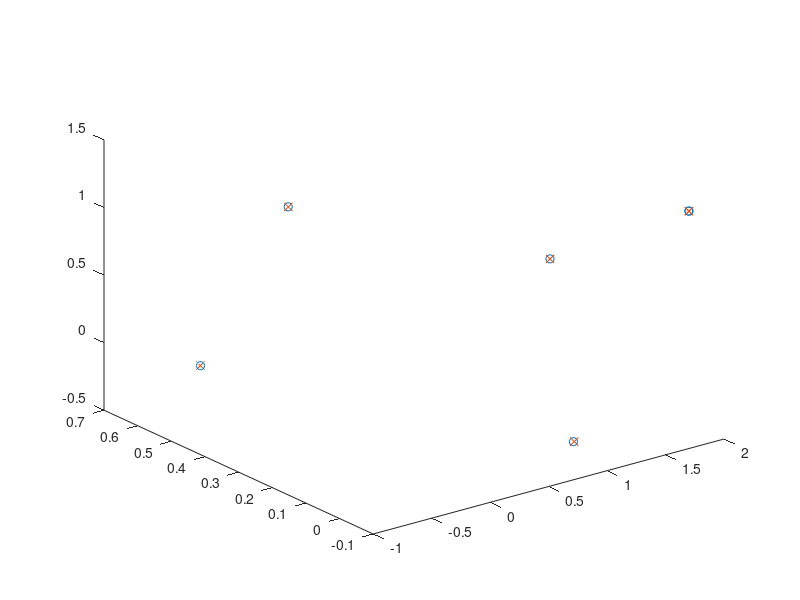
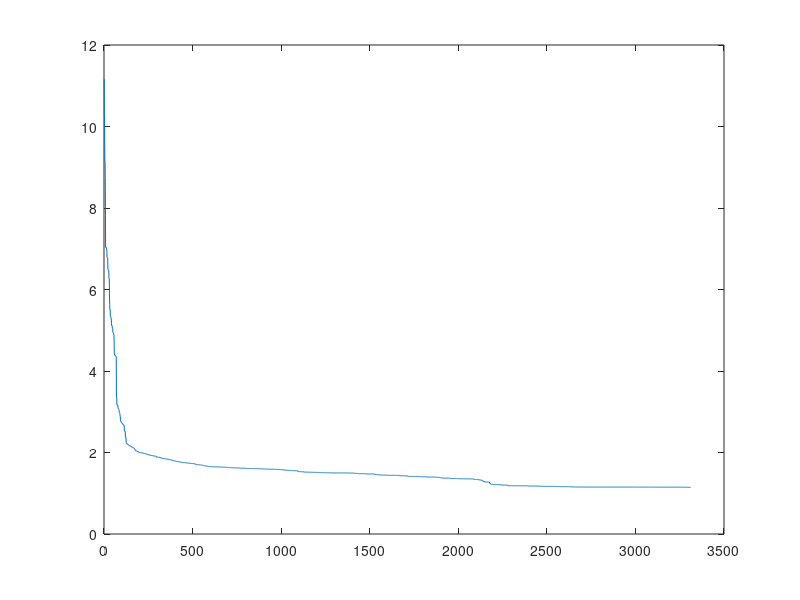
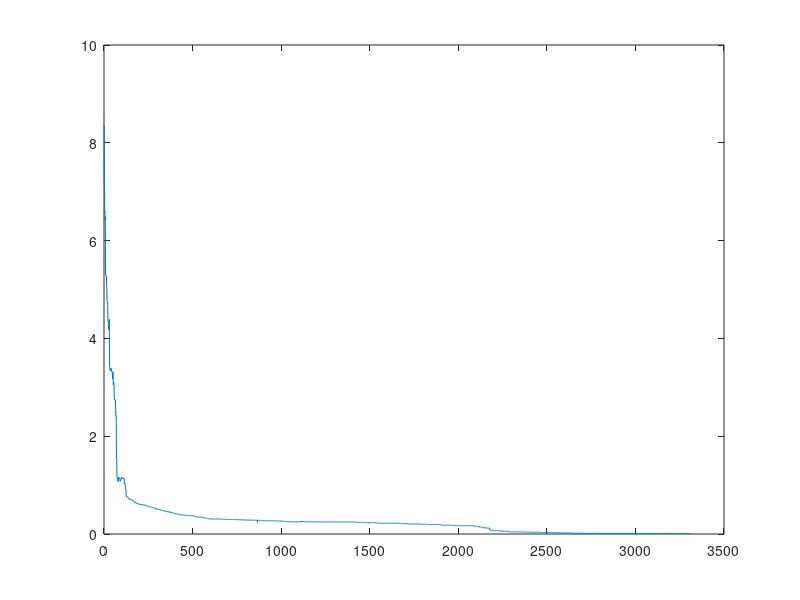
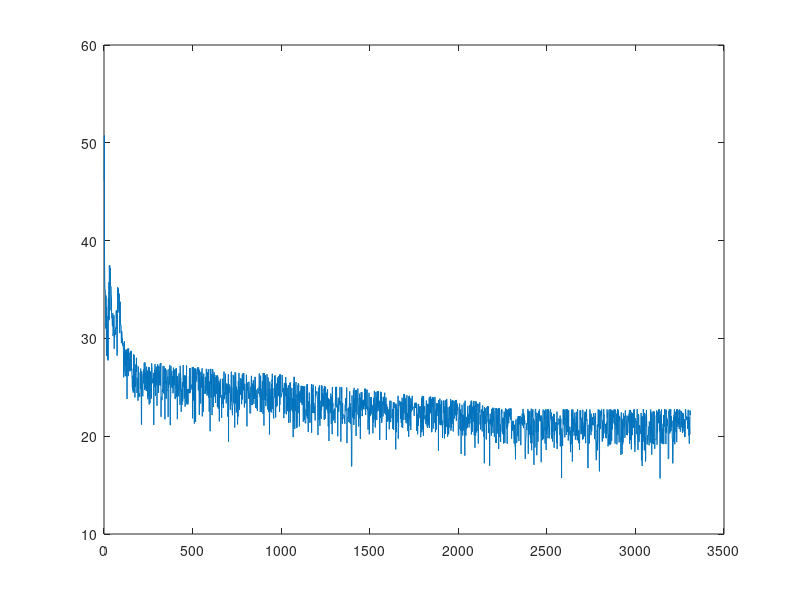

Recreate these plots in MATLAB, in order.
clc
clear 
close all

load("odovzdanie4.mat")

plot3(Points(1,:),Points(2,:),Points(3,:),'o')
hold on
plot3(BEST.x,BEST.y,BEST.z,'x')
u_ind = find(evolutions == 0);
u_index = min(u_ind);
figure(2)
plot(evolutions(1:u_index-1));
figure(3)
plot(evol_pp(1:u_index-1));
figure(4)
plot(evol_sn(1:u_index-1));

disp("best")
disp("PP")
disp(BEST.PP_best)
disp("SN")
disp(BEST.SN_best)
disp("angles")
for i = 1:6
    offset = (i-1)*6+1;
    disp(BEST.joints(offset+0)+" "+BEST.joints(offset+1)+" "+BEST.joints(offset+2)+" "+BEST.joints(offset+3)+" "+BEST.joints(offset+4)+" "+BEST.joints(offset+5))
end
% disp(BEST.joints)
disp("coord of points")
disp(BEST.x)
disp(BEST.y)
disp(BEST.z)

for j = 1:6
    disp("Point "+(j-1))
    disp(sqrt((Points(1,j)-BEST.x(j))^2+(Points(2,j)-BEST.y(j))^2+(Points(3,j)-BEST.z(j))^2))
end
%%%
%PP
%SN
%angles
%vsetky body 
%odchylky v bodoch